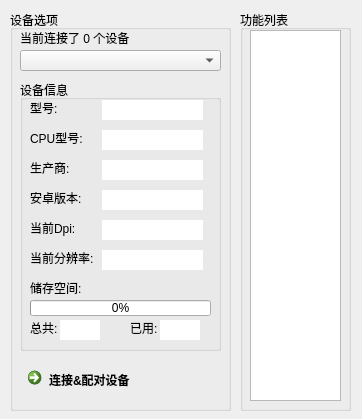
<?xml version="1.0" encoding="UTF-8"?>
<ui version="4.0">
 <class>Frm_Main</class>
 <widget class="QWidget" name="Frm_Main">
  <property name="geometry">
   <rect>
    <x>0</x>
    <y>0</y>
    <width>362</width>
    <height>419</height>
   </rect>
  </property>
  <property name="windowTitle">
   <string>HKW工具箱</string>
  </property>
  <property name="windowIcon">
   <iconset resource="HKW-Tools.qrc">
    <normaloff>:/Icon/Icon.png</normaloff>:/Icon/Icon.png</iconset>
  </property>
  <widget class="QGroupBox" name="funs_GroupBox">
   <property name="geometry">
    <rect>
     <x>240</x>
     <y>10</y>
     <width>111</width>
     <height>401</height>
    </rect>
   </property>
   <property name="title">
    <string>功能列表</string>
   </property>
   <widget class="QListWidget" name="funs_ListWidget">
    <property name="geometry">
     <rect>
      <x>10</x>
      <y>20</y>
      <width>91</width>
      <height>371</height>
     </rect>
    </property>
    <property name="font">
     <font>
      <pointsize>10</pointsize>
     </font>
    </property>
   </widget>
  </widget>
  <widget class="QGroupBox" name="devicesInfos_GroupBox">
   <property name="geometry">
    <rect>
     <x>10</x>
     <y>10</y>
     <width>221</width>
     <height>401</height>
    </rect>
   </property>
   <property name="title">
    <string>设备选项</string>
   </property>
   <widget class="QComboBox" name="syncDevices_ComboBox">
    <property name="geometry">
     <rect>
      <x>10</x>
      <y>40</y>
      <width>201</width>
      <height>21</height>
     </rect>
    </property>
   </widget>
   <widget class="QLabel" name="showNumOfDevices_Lable">
    <property name="geometry">
     <rect>
      <x>10</x>
      <y>20</y>
      <width>141</width>
      <height>16</height>
     </rect>
    </property>
    <property name="text">
     <string>当前连接了 0 个设备</string>
    </property>
   </widget>
   <widget class="QCommandLinkButton" name="clickTo_Open_Frm_ConnectDevice_CommandLinkButton">
    <property name="geometry">
     <rect>
      <x>10</x>
      <y>350</y>
      <width>201</width>
      <height>41</height>
     </rect>
    </property>
    <property name="font">
     <font>
      <family>Segoe UI</family>
     </font>
    </property>
    <property name="text">
     <string>连接&amp;&amp;配对设备</string>
    </property>
   </widget>
   <widget class="QGroupBox" name="deviceInfo_GroupBox">
    <property name="geometry">
     <rect>
      <x>10</x>
      <y>70</y>
      <width>201</width>
      <height>271</height>
     </rect>
    </property>
    <property name="title">
     <string>设备信息</string>
    </property>
    <widget class="QLabel" name="label">
     <property name="geometry">
      <rect>
       <x>10</x>
       <y>20</y>
       <width>71</width>
       <height>16</height>
      </rect>
     </property>
     <property name="text">
      <string>型号:</string>
     </property>
    </widget>
    <widget class="QLabel" name="label_2">
     <property name="geometry">
      <rect>
       <x>10</x>
       <y>50</y>
       <width>71</width>
       <height>16</height>
      </rect>
     </property>
     <property name="text">
      <string>CPU型号:</string>
     </property>
    </widget>
    <widget class="QLabel" name="label_3">
     <property name="geometry">
      <rect>
       <x>10</x>
       <y>80</y>
       <width>71</width>
       <height>16</height>
      </rect>
     </property>
     <property name="text">
      <string>生产商:</string>
     </property>
    </widget>
    <widget class="QLabel" name="label_4">
     <property name="geometry">
      <rect>
       <x>10</x>
       <y>110</y>
       <width>71</width>
       <height>16</height>
      </rect>
     </property>
     <property name="text">
      <string>安卓版本:</string>
     </property>
    </widget>
    <widget class="QLabel" name="label_5">
     <property name="geometry">
      <rect>
       <x>10</x>
       <y>140</y>
       <width>71</width>
       <height>16</height>
      </rect>
     </property>
     <property name="text">
      <string>当前Dpi:</string>
     </property>
    </widget>
    <widget class="QLabel" name="label_6">
     <property name="geometry">
      <rect>
       <x>10</x>
       <y>170</y>
       <width>71</width>
       <height>16</height>
      </rect>
     </property>
     <property name="text">
      <string>当前分辨率:</string>
     </property>
    </widget>
    <widget class="QLabel" name="label_7">
     <property name="geometry">
      <rect>
       <x>10</x>
       <y>200</y>
       <width>71</width>
       <height>16</height>
      </rect>
     </property>
     <property name="text">
      <string>储存空间:</string>
     </property>
    </widget>
    <widget class="QProgressBar" name="show_UsedStorage_ProgressBar">
     <property name="geometry">
      <rect>
       <x>10</x>
       <y>220</y>
       <width>181</width>
       <height>16</height>
      </rect>
     </property>
     <property name="value">
      <number>0</number>
     </property>
     <property name="textVisible">
      <bool>true</bool>
     </property>
    </widget>
    <widget class="QLineEdit" name="show_DeviceModel_LineEdit">
     <property name="geometry">
      <rect>
       <x>82</x>
       <y>20</y>
       <width>101</width>
       <height>20</height>
      </rect>
     </property>
     <property name="frame">
      <bool>false</bool>
     </property>
     <property name="readOnly">
      <bool>true</bool>
     </property>
    </widget>
    <widget class="QLineEdit" name="show_CpuModel_LineEdit">
     <property name="geometry">
      <rect>
       <x>82</x>
       <y>50</y>
       <width>101</width>
       <height>20</height>
      </rect>
     </property>
     <property name="frame">
      <bool>false</bool>
     </property>
     <property name="readOnly">
      <bool>true</bool>
     </property>
    </widget>
    <widget class="QLineEdit" name="show_Manufacturer_LineEdit">
     <property name="geometry">
      <rect>
       <x>82</x>
       <y>80</y>
       <width>101</width>
       <height>20</height>
      </rect>
     </property>
     <property name="frame">
      <bool>false</bool>
     </property>
     <property name="readOnly">
      <bool>true</bool>
     </property>
    </widget>
    <widget class="QLineEdit" name="show_AndroidVersion_LineEdit">
     <property name="geometry">
      <rect>
       <x>82</x>
       <y>110</y>
       <width>101</width>
       <height>20</height>
      </rect>
     </property>
     <property name="frame">
      <bool>false</bool>
     </property>
     <property name="readOnly">
      <bool>true</bool>
     </property>
    </widget>
    <widget class="QLineEdit" name="show_CurrentDpi_LineEdit">
     <property name="geometry">
      <rect>
       <x>82</x>
       <y>140</y>
       <width>101</width>
       <height>20</height>
      </rect>
     </property>
     <property name="frame">
      <bool>false</bool>
     </property>
     <property name="readOnly">
      <bool>true</bool>
     </property>
    </widget>
    <widget class="QLineEdit" name="show_CurrentResolution_LineEdit">
     <property name="geometry">
      <rect>
       <x>82</x>
       <y>170</y>
       <width>101</width>
       <height>20</height>
      </rect>
     </property>
     <property name="frame">
      <bool>false</bool>
     </property>
     <property name="readOnly">
      <bool>true</bool>
     </property>
    </widget>
    <widget class="QLabel" name="label_8">
     <property name="geometry">
      <rect>
       <x>10</x>
       <y>240</y>
       <width>31</width>
       <height>16</height>
      </rect>
     </property>
     <property name="text">
      <string>总共:</string>
     </property>
    </widget>
    <widget class="QLabel" name="label_9">
     <property name="geometry">
      <rect>
       <x>110</x>
       <y>240</y>
       <width>31</width>
       <height>16</height>
      </rect>
     </property>
     <property name="text">
      <string>已用:</string>
     </property>
    </widget>
    <widget class="QLineEdit" name="show_StorageSize_LineEdit">
     <property name="geometry">
      <rect>
       <x>40</x>
       <y>240</y>
       <width>40</width>
       <height>20</height>
      </rect>
     </property>
     <property name="frame">
      <bool>false</bool>
     </property>
     <property name="readOnly">
      <bool>true</bool>
     </property>
    </widget>
    <widget class="QLineEdit" name="show_UsedStorage_LineEdit">
     <property name="geometry">
      <rect>
       <x>140</x>
       <y>240</y>
       <width>40</width>
       <height>20</height>
      </rect>
     </property>
     <property name="frame">
      <bool>false</bool>
     </property>
     <property name="readOnly">
      <bool>true</bool>
     </property>
    </widget>
   </widget>
  </widget>
 </widget>
 <resources>
  <include location="HKW-Tools.qrc"/>
 </resources>
 <connections/>
</ui>
